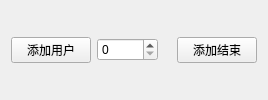
                   <widget class="QWidget" name="two_23" native="true">
                    <layout class="QHBoxLayout" name="horizontalLayout_71">
                     <item>
                      <widget class="QPushButton" name="add_showadd_2">
                       <property name="sizePolicy">
                        <sizepolicy hsizetype="Fixed" vsizetype="Fixed">
                         <horstretch>0</horstretch>
                         <verstretch>0</verstretch>
                        </sizepolicy>
                       </property>
                       <property name="text">
                        <string>添加用户</string>
                       </property>
                      </widget>
                     </item>
                     <item>
                      <widget class="QSpinBox" name="add_getnum_2">
                       <property name="sizePolicy">
                        <sizepolicy hsizetype="Fixed" vsizetype="Fixed">
                         <horstretch>0</horstretch>
                         <verstretch>0</verstretch>
                        </sizepolicy>
                       </property>
                       <property name="maximum">
                        <number>10000</number>
                       </property>
                      </widget>
                     </item>
                     <item>
                      <widget class="QLabel" name="label_180">
                       <property name="sizePolicy">
                        <sizepolicy hsizetype="Minimum" vsizetype="Preferred">
                         <horstretch>0</horstretch>
                         <verstretch>0</verstretch>
                        </sizepolicy>
                       </property>
                       <property name="text">
                        <string/>
                       </property>
                      </widget>
                     </item>
                     <item>
                      <widget class="QPushButton" name="endadd_2">
                       <property name="sizePolicy">
                        <sizepolicy hsizetype="Fixed" vsizetype="Fixed">
                         <horstretch>0</horstretch>
                         <verstretch>0</verstretch>
                        </sizepolicy>
                       </property>
                       <property name="text">
                        <string>添加结束</string>
                       </property>
                      </widget>
                     </item>
                    </layout>
                   </widget>
